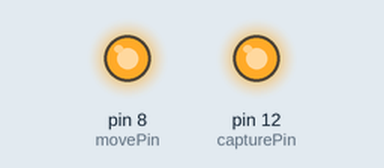
Bench run of a sketch on a simulated Arduino Mega 2560, built with avr-gcc and run on an emulated ATmega2560. Shown: output pins drawn as LEDs (lit = HIGH).

Above: at 0.1 s.
Timing chart, 0 to 1.6 s (numbered marks = the images above):
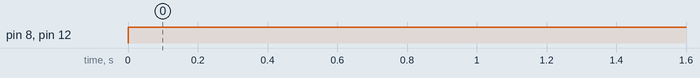

The sketch:

analogRead.ino
```cpp
#include <Wire.h>
#include <Adafruit_MotorShield.h>
#include <Servo.h>

// Create the motor shield object with the default I2C address
Adafruit_MotorShield AFMS = Adafruit_MotorShield();

// Select which 'port' M1, M2, rightMotor or leftMotor. In this case, rightMotor and leftMotor
//Adafruit_DCMotor *rightMotor = AFMS.getMotor(3);
//Adafruit_DCMotor *leftMotor = AFMS.getMotor(4);
float val;
int IRPin = A9;
int HallPin= A8;
int movePin = 8;
int capturePin = 12;

void setup() {  // put your setup code here, to run once:
  Serial.begin(9600);
  /*rightMotor->run(RELEASE);
  leftMotor->run(RELEASE);
  leftMotor->setSpeed(0);
  rightMotor->setSpeed(0);*/
  pinMode(movePin, OUTPUT);                 // Configure LED pins
  pinMode(capturePin, OUTPUT);
}

void loop() {

  // put your main code here, to run repeatedly:
  //val = analogRead(HallPin);
  //Serial.println(val*5/1023);
  digitalWrite(movePin, HIGH);
  digitalWrite(capturePin, HIGH);
}
```

Measured:
- by itself, pin 8 (movePin), pin 12 (capturePin): LOW → HIGH at 0.00 s
